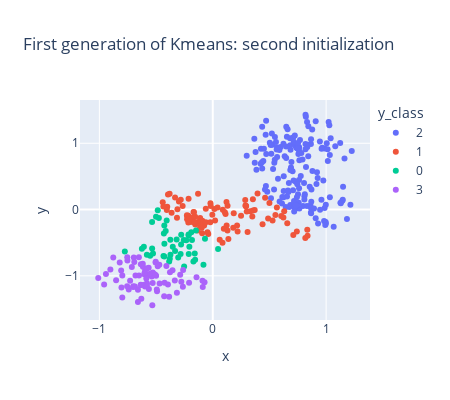

Source (notebook cell):
### Markdown cell above
##### Plot the result

### Code cell
df=pd.DataFrame()
df['y_class']=argmin.astype('str')
df['x']=X4[:,0]
df['y']=X4[:,1]
px.scatter(df,x='x',y='y',color='y_class',height=400, width=450,
           title='First generation of Kmeans: second initialization')
